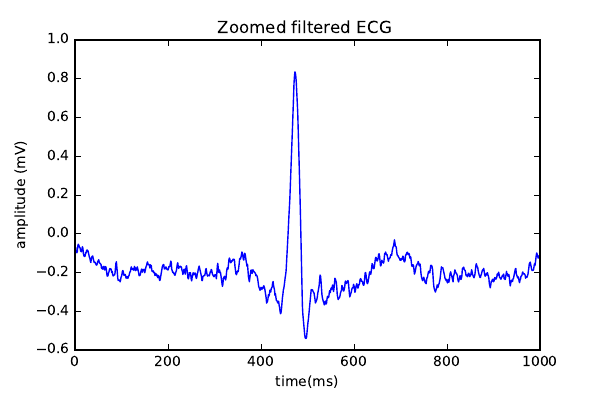

Here is the Python script that generated this plot:
import numpy as np
import matplotlib.pyplot as mpl

input=np.loadtxt('ecg_filtered.dat')
print(input)

mpl.plot(input[80300:81300])
mpl.title('Zoomed filtered ECG ')
mpl.xlabel('time(ms)')
mpl.ylabel('amplitude (mV)')
mpl.savefig('zoomed_ecg_filtered.pdf')
